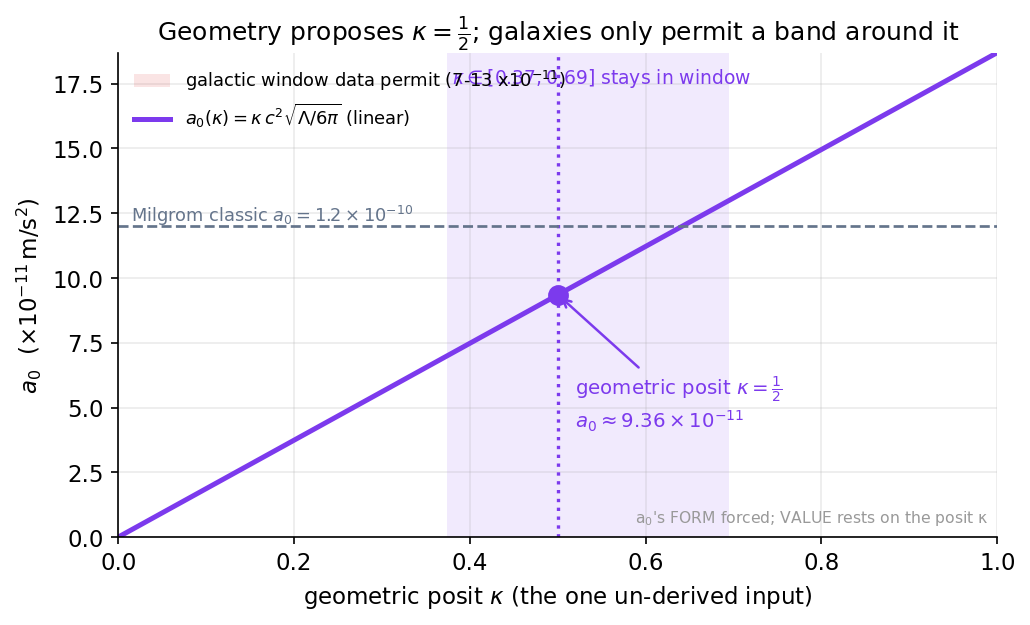

This figure's Python source:
import numpy as np, matplotlib
matplotlib.use("Agg")
import matplotlib.pyplot as plt
plt.rcParams.update({"figure.dpi":150,"savefig.dpi":150,"font.size":11,
    "axes.grid":True,"grid.alpha":0.25,"axes.spines.top":False,"axes.spines.right":False,
    "axes.titlesize":12,"figure.facecolor":"white","axes.facecolor":"white"})
C_FW="#7c3aed"; C_NEWTON="#64748b"; C_MOND="#0891b2"; C_DATA="#dc2626"
fig, ax = plt.subplots(figsize=(7,4.3))

# The chapter's own 'bare' combination and the linear a0(kappa) relation (Worked Example, Steps 1-4).
bare = 1.87e-10          # c^2 sqrt(Lambda/6pi), m/s^2 (chapter value)
kappa = np.linspace(0.0, 1.0, 400)
a0 = kappa * bare        # a0 is LINEAR in kappa: double kappa, double a0

# Galactic window the data permit (chapter: 7e-11 to 13e-11 m/s^2)
win_lo, win_hi = 7e-11, 13e-11
ax.axhspan(win_lo, win_hi, color=C_DATA, alpha=0.12, lw=0,
          label="galactic window data permit (7-13 x10$^{-11}$)")

# the framework line
ax.plot(kappa, a0*1e11, color=C_FW, lw=2.4, label=r"$a_0(\kappa)=\kappa\,c^2\sqrt{\Lambda/6\pi}$ (linear)")

# kappa band that lands inside the window: ~0.37 to 0.69
k_lo, k_hi = win_lo/bare, win_hi/bare
ax.axvspan(k_lo, k_hi, color=C_FW, alpha=0.10, lw=0)
ax.axvline(0.5, color=C_FW, ls=":", lw=1.6)

# mark the geometric posit kappa=1/2 -> a0=9.36e-11
ax.plot([0.5],[9.36e-11*1e11], "o", color=C_FW, ms=9, zorder=5)
ax.annotate(r"geometric posit $\kappa=\frac{1}{2}$" + "\n" + r"$a_0\approx 9.36\times10^{-11}$",
            xy=(0.5, 9.36e-11*1e11), xytext=(0.52, 4.2),
            fontsize=9.5, color=C_FW,
            arrowprops=dict(arrowstyle="->", color=C_FW, lw=1.2))

# Milgrom classic a0 = 1.2e-10 as a second observational anchor
ax.axhline(1.2e-10*1e11, color=C_NEWTON, ls="--", lw=1.3)
ax.text(0.015, 1.2e-10*1e11+0.18, "Milgrom classic $a_0=1.2\\times10^{-10}$",
        fontsize=8.5, color=C_NEWTON)

ax.text(k_lo+0.005, 17.5, r"$\kappa\in[0.37,0.69]$ stays in window",
        fontsize=9, color=C_FW, rotation=0)

ax.set_xlim(0,1); ax.set_ylim(0,18.7)
ax.set_xlabel(r"geometric posit $\kappa$ (the one un-derived input)")
ax.set_ylabel(r"$a_0$  ($\times10^{-11}\,$m/s$^2$)")
ax.set_title("Geometry proposes $\\kappa=\\frac{1}{2}$; galaxies only permit a band around it")
ax.legend(frameon=False, loc="upper left", fontsize=8.6)
ax.text(0.99,0.02,"a$_0$'s FORM forced; VALUE rests on the posit κ", transform=ax.transAxes,
        ha="right", va="bottom", fontsize=7.5, color="#999999")
fig.tight_layout(); fig.savefig("ch27_kappa_band_a0.png", bbox_inches="tight"); print("ok")
